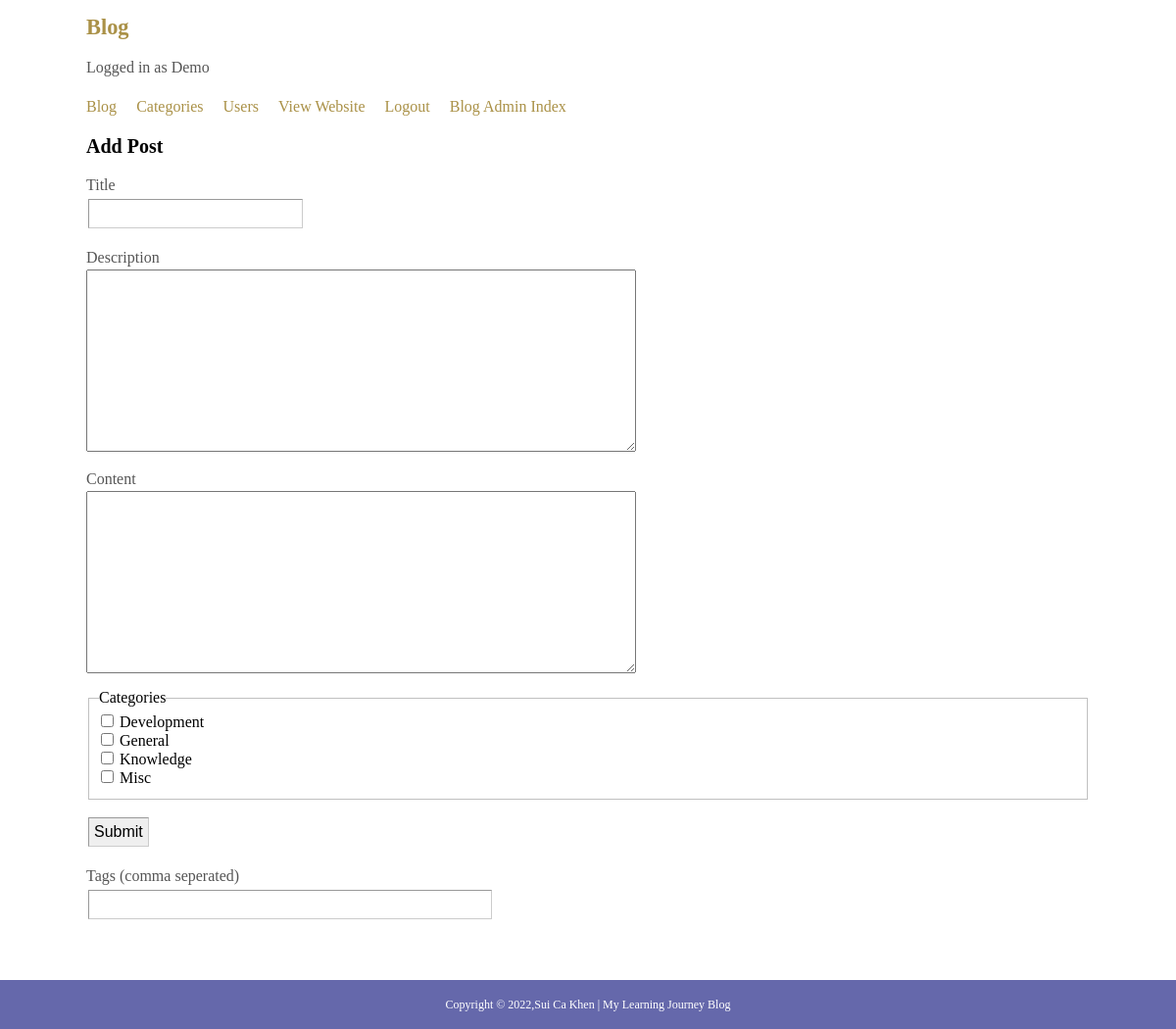
/admin/add-post.php (signed in), run on the app's committed database.
### tables this page shows
CREATE TABLE `blog_cats` (
  `catID` int(11) UNSIGNED NOT NULL,
  `catTitle` varchar(255) DEFAULT NULL,
  `catSlug` varchar(255) DEFAULT NULL
);

### admin/add-post.php (the view, shortened to what this page needs)
<?php
require_once('../includes/config.php');
?>
<!doctype html>
<html lang="en">
<head>
  <link rel="stylesheet" href="../style/normalize.css">
  <link rel="stylesheet" href="../style/main.css">
</head>
<body>
<div class="wrapper">
	<?php include('menu.php');?>
	<p><a href="./">Blog Admin Index</a></p>
	<h2>Add Post</h2>
	<form action='' method='post'>
		<p><label>Title</label><br />
		<input type='text' name='postTitle' value='<?php if(isset($error)){ echo $_POST['postTitle'];}?>'></p>
		<p><label>Description</label><br />
		<textarea name='postDesc' cols='60' rows='10'><?php if(isset($error)){ echo $_POST['postDesc'];}?></textarea></p>
		<p><label>Content</label><br />
		<textarea name='postCont' cols='60' rows='10'><?php if(isset($error)){ echo $_POST['postCont'];}?></textarea></p>
		<fieldset>
			<legend>Categories</legend>
			<?php
			$stmt2 = $db->query('SELECT catID, catTitle FROM blog_cats ORDER BY catTitle');
			while($row2 = $stmt2->fetch()){
			    echo "<input type='checkbox' name='catID[]' value='".$row2['catID']."' $checked> ".$row2['catTitle']."<br />";
			}
			?>
		</fieldset>
		<p><input type='submit' name='submit' value='Submit'></p>
		<p><label>Tags (comma seperated)</label><br />
		<input type='text' name='postTags' value='<?php if(isset($error)){ echo $_POST['postTags'];}?>' style="width:400px;"></p>
	</form>
</div>
<?php include_once "../pages/footer.php"; ?>
</body>
</html>

### style/main.css (style rules this page uses)
.wrapper { max-width:1024px; margin:0 auto; background-color: ##F0F2F4; }
p,li { color: #555555; font-size: 16px; line-height: 1.5em; }
a, a:link { text-decoration: none; color: #aa9147; }
form input { border: 1px solid #999999; border-bottom-color: #cccccc; border-right-color: #cccccc; padding: 5px; font-family: Arial, Helvetica, sans-serif; font-size: 1.0em; margin: 2px; }

### data on the page
blog_cats: catTitle "Development"
blog_cats: catTitle "General"
blog_cats: catTitle "Knowledge"
blog_cats: catTitle "Misc"

### other printed values
$_SESSION['username'] "Demo"
